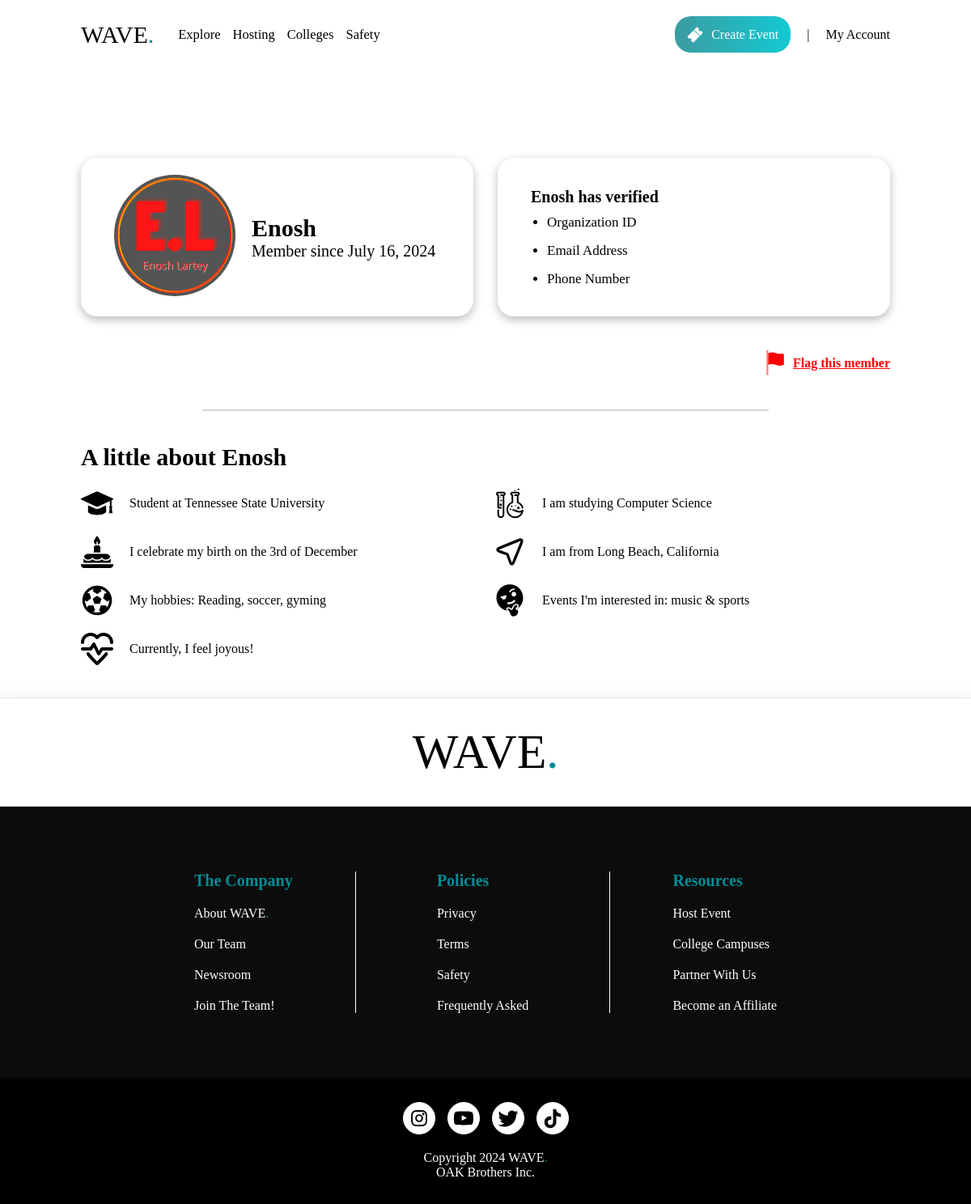
The page /member/enoshlartey/ on the database as committed earlier.
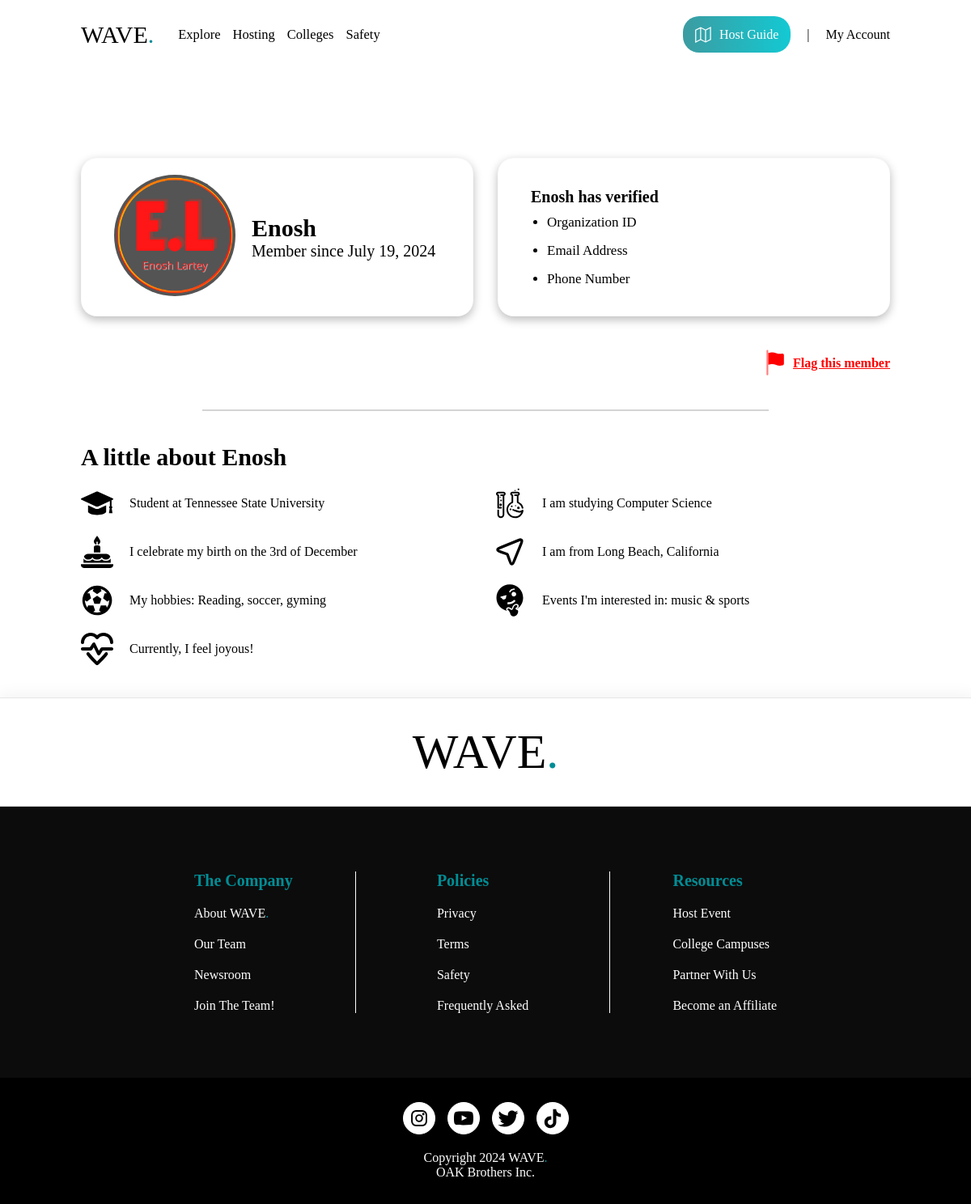
The same page on the database as committed later.
### authenticationApp/models.py (models this page shows, shortened)
class CustomUser(AbstractBaseUser, PermissionsMixin):
    GENDER_OPTIONS = [
        ('Male', 'Male'),
        ('Female', 'Female'),
        ('Other', 'Other')
    ]
    first_name = models.CharField(
        _("First Name"),
        max_length=50,
        blank=False,
        null=False,
        help_text=(_("First Name")),
    )
    last_name = models.CharField(
        _("Last Name"),
        max_length=50,
        blank=False,
        null=False,
        help_text=(_("Last Name")),
    )
    email = models.EmailField(
        _("Email"), unique=True, blank=False, null=False, help_text=(_("Email"))
    )
    username = models.CharField(
        _("Username"),
        max_length=15,
        blank=False,
        null=False,
        unique=True,
        help_text=(_("Username")),
    )
    phone_number = models.CharField(
        _("Phone Number"),
        max_length=15,
        blank=False,
        null=False,
        unique=False,
        help_text=(_("Phone Number")),
    )
    birthday_day = models.PositiveIntegerField(_("Day"), null=True, blank=True)
    birthday_month = models.PositiveIntegerField(_("Month"), null=True, blank=True)
    birthday_year = models.PositiveIntegerField(_("Year"), null=True, blank=True)
    date_joined = models.DateField(auto_now_add=True)
    is_active = models.BooleanField(default=True)
    is_staff = models.BooleanField(default=False)
    is_superuser = models.BooleanField(default=False)
    user_id = models.UUIDField(_("User ID"), default=uuid.uuid4, editable=False, unique=True)
    is_suspended = models.BooleanField(default=False)
    suspension_end_date = models.DateTimeField(null=True, blank=True)
    objects = CustomUserManager()
    USERNAME_FIELD = "email"
    REQUIRED_FIELDS = [
        "first_name",
        "last_name",
        "username",
        "phone_number",
    ]
    class Meta:
        default_permissions = () # Removing default permissions
        verbose_name = "Member Account"
        verbose_name_plural = "Member Accounts"

### accountManagementApp/views.py (the view)
# urls.py: path("member/<str:username>/", views.memberView, name="memberProfile"),
def memberView(request, username):
    try:
        user = get_object_or_404(UserModel, username=username)
    except Http404:
        return render(request, "extras/invalid/invalid.html")
    return render(request, "accountManagementApp/publicProfile.html", {"user": user})

### coreApp/templatetags/user_tags.py (called while the page is built)
@register.filter(name="has_group")
def has_group(user, group_name):
    return user.groups.filter(name=group_name).exists()

### templates/accountManagementApp/publicProfile.html (shortened to what this page needs)
{% extends "base/base.html" %}
{% load static %}
{% block app_page_style %}
<link rel="stylesheet" type="text/css" href="{% static "/styles/accountManagementApp/publicProfile.css" %}" />
{% endblock app_page_style %}
{% block header %}
{% include "partials/nav-footer/nav/main_nav.html" %}
{% endblock header %}
{% block body %}
<div id="content-container">
    <section class="profileHeader">
        <div class="profileHeaderCard profileMain">
            <div class="profilePicture">
                <img src="{% static "images/account/publicProfile/profile/E.L.png" %}" />
            </div>
            <div class="profileInfo">
                <h5>{{ user.first_name }}</h5>
                <p>Member since {{ user.date_joined }}</p>
            </div>
        </div>
        <div class="profileHeaderCard profileSecond">
            <h6>{{ user.first_name }} has verified</h6>
            <ul>
                <li>Organization ID</li>
                <li>Email Address</li>
                <li>Phone Number</li>
            </ul>
        </div>
    </section>
    <div id="flagging-account">
        <span>
            <img src="{% static "images/account/publicProfile/flagAccount.svg" %}" />
            <p><a href="#">Flag this member</a></p>
        </span>
    </div>
    <div class="pP_divider">
        <hr>
    </div>
    <section class="profileBody">
        <h3 class="profileBodyHeading">A little about {{ user.first_name }}</h3>
        <div class="bodyInformation">
            <div class="informationals">
                <img src="{% static "images/account/publicProfile/student.svg" %}" />
                <p>Student at Tennessee State University</p>
            </div>
            <div class="informationals">
                <img src="{% static "images/account/publicProfile/major.svg" %}" />
                <p>I am studying Computer Science</p>
            </div>
            <div class="informationals">
                <img src="{% static "images/account/publicProfile/birthday.svg" %}" />
                <p>I celebrate my birth on the 3rd of December</p>
            </div>
            <div class="informationals">
                <img src="{% static "images/account/publicProfile/location.svg" %}" />
                <p>I am from Long Beach, California</p>
            </div>
            <div class="informationals">
                <img src="{% static "images/account/publicProfile/hobbies.svg" %}" />
                <p>My hobbies: Reading, soccer, gyming</p>
            </div>
            <div class="informationals">
                <img src="{% static "images/account/publicProfile/interest.svg" %}" />
                <p>Events I'm interested in: music & sports</p>
            </div>
            <div class="informationals">
                <img src="{% static "images/account/publicProfile/feeling.svg" %}" />
                <p>Currently, I feel joyous!</p>
            </div>
        </div>
    </section>
</div>
{% endblock body %}

Rows that differ between the two databases and show on the page:
changed CustomUser "Enosh": date_joined "July 16, 2024" → "July 19, 2024"
Other text that changed with them:
text no longer shown: "Create Event"
text now shown: "Host Guide"
